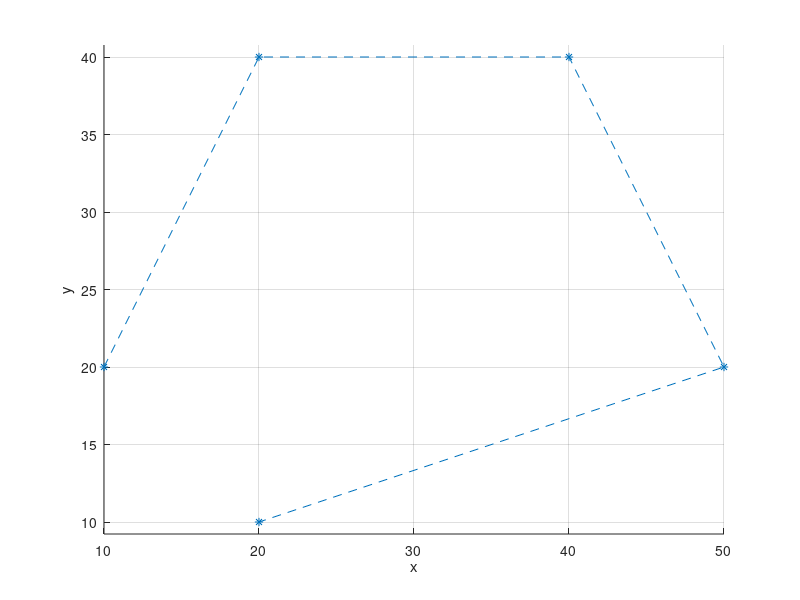

Recreate this plot in MATLAB. (Note: this script raises an error after producing the figure.)
% 12
clear
px = [10 20 40 50 20];
py = [20 40 40 20 10];
plot(px,py,"*--")
axis equal;hold on; box off; grid on; xlabel('x'); ylabel('y');

n = 4;
syms t
cx(t) = 0*t;
cy(t) = 0*t;
b(t) = 0*t;

for i = 0:n
    b(t) = nchoosek(n,i) * t^i * (1-t)^(n-i);
    cx(t) = cx(t) + px(i+1) * b(t);
    cy(t) = cy(t) + py(i+1) * b(t);
end
fplot(cx,cy,[0 1])

%erintov

u = [n*(px(2)-px(1)), n*(py(2)-py(1))];
w = [n*(px(5)-px(4)), n*(py(5)-py(4))];
quiver(px(1),py(1),u(1),u(2))
quiver(px(5),py(5),w(1),w(2))

% 13k

px = [20 -40 80];
py = [10 60 40];
plot(px,py,'.g','MarkerSize',15)
k = 0.1;
v = [(k*w(1)), (k*w(2))];
quiver(px(1),py(1),w(1),w(2),'g')

syms t a0 a1 a2 a3 x

x(t) = a3*t^3 + a2*t^2 + a1*t + a0;
xd(t) = diff(x,t);

t0 = 0; t1 = 1; t2 = 2;
ex = [x(t0) == px(1),...
      xd(t0) == v(1),...
      x(t1) == px(2),...
      x(t2) == px(3)];
m = solve(ex,[a3 a2 a1 a0]);
dx(t) = subs(x,[a3 a2 a1 a0],[m.a3 m.a2 m.a1 m.a0]);

ey = [x(t0) == py(1),...
    xd(t0) == v(2),...
    x(t1) == py(2),...
    x(t2) == py(3)];
m = solve(ey,[a3 a2 a1 a0]);
dy(t) = subs(x,[a3 a2 a1 a0],[m.a3 m.a2 m.a1 m.a0]);
fplot(dx,dy,[t0 t2],'c')






